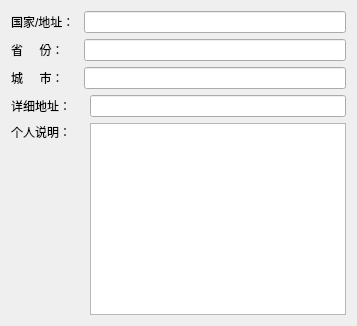
                       <widget class="QWidget" name="detail">
                        <attribute name="icon">
                         <iconset resource="SMMSimg.qrc">
                          <normaloff>:/SuperMarketManageSystem/img/m3.png</normaloff>
                          <normalon>:/SuperMarketManageSystem/img/m4.png</normalon>:/SuperMarketManageSystem/img/m3.png</iconset>
                        </attribute>
                        <attribute name="title">
                         <string>详细资料</string>
                        </attribute>
                        <layout class="QHBoxLayout" name="horizontalLayout_50">
                         <item>
                          <layout class="QGridLayout" name="gridLayout_4">
                           <item row="0" column="0">
                            <widget class="QLabel" name="label_43">
                             <property name="text">
                              <string>国家/地址： </string>
                             </property>
                            </widget>
                           </item>
                           <item row="0" column="1" colspan="2">
                            <widget class="QLineEdit" name="lineEditCountry"/>
                           </item>
                           <item row="1" column="0">
                            <widget class="QLabel" name="label_44">
                             <property name="text">
                              <string>省     份：</string>
                             </property>
                            </widget>
                           </item>
                           <item row="1" column="1" colspan="2">
                            <widget class="QLineEdit" name="lineEditProvince"/>
                           </item>
                           <item row="2" column="0">
                            <widget class="QLabel" name="label_45">
                             <property name="text">
                              <string>城     市：</string>
                             </property>
                            </widget>
                           </item>
                           <item row="2" column="1" colspan="2">
                            <widget class="QLineEdit" name="lineEditCity"/>
                           </item>
                           <item row="3" column="0" colspan="2">
                            <widget class="QLabel" name="label_46">
                             <property name="text">
                              <string>详细地址：</string>
                             </property>
                            </widget>
                           </item>
                           <item row="3" column="2">
                            <widget class="QLineEdit" name="lineEditDetailAddress"/>
                           </item>
                           <item row="4" column="0" colspan="2">
                            <widget class="QLabel" name="label_47">
                             <property name="text">
                              <string>个人说明：</string>
                             </property>
                             <property name="alignment">
                              <set>Qt::AlignLeading|Qt::AlignLeft|Qt::AlignTop</set>
                             </property>
                            </widget>
                           </item>
                           <item row="4" column="2">
                            <widget class="QTextEdit" name="textEditPeronDetail"/>
                           </item>
                          </layout>
                         </item>
                        </layout>
                       </widget>
